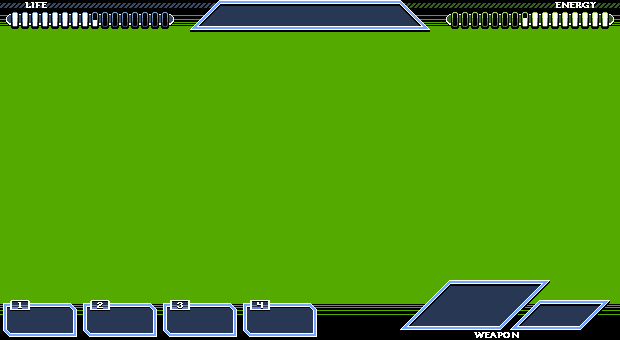

A 2D game scene composited from a Tiled map and its tileset images. What follows is a short description and the map's XML, with each tile layer's data collapsed to a summary:
An orthogonal 62x34 tile map with 10x10 px tiles, 5 tile layers (Tile Layer 0, Tile Layer 5, Tile Layer 1, Tile Layer 2, ...), 2 tilesets.

<map version="1.0" orientation="orthogonal" width="62" height="34" tilewidth="10" tileheight="10" backgroundcolor="#55aa00">
 <tileset firstgid="1" name="UI2" tilewidth="10" tileheight="10">
  <image source="UI2.png" width="100" height="100" />
 </tileset>
 <tileset firstgid="101" name="UI3" tilewidth="10" tileheight="10">
  <image source="UI3.png" width="100" height="100" />
 </tileset>
 <layer name="Tile Layer 0" width="62" height="34">
  <data>[2108 cells, 522 non-empty, 7 distinct tile ids]</data>
 </layer>
 <layer name="Tile Layer 5" width="62" height="34">
  <data>[2108 cells, 7 non-empty, 6 distinct tile ids]</data>
 </layer>
 <layer name="Tile Layer 1" width="62" height="34">
  <data>[2108 cells, 536 non-empty, 56 distinct tile ids]</data>
 </layer>
 <layer name="Tile Layer 2" width="62" height="34">
  <data>[2108 cells, 128 non-empty, 16 distinct tile ids]</data>
 </layer>
 <layer name="Tile Layer 3" width="62" height="34">
  <data>[2108 cells, 211 non-empty, 12 distinct tile ids]</data>
 </layer>
</map>